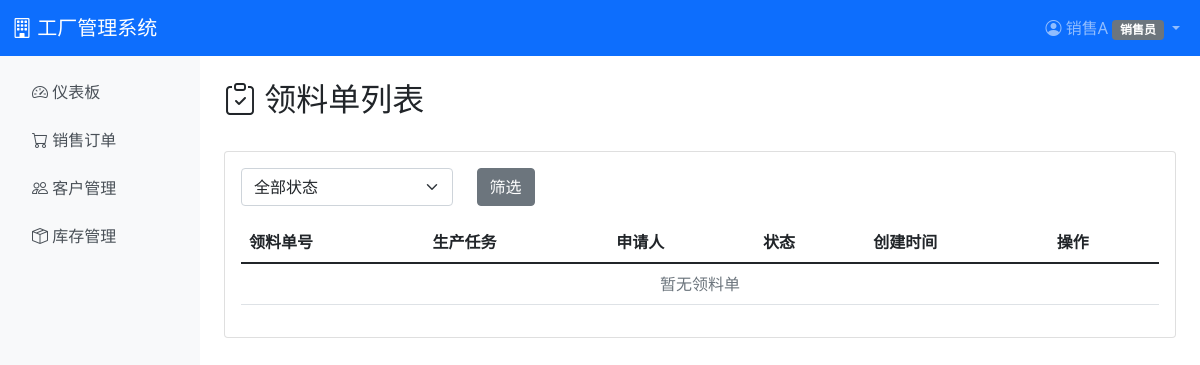
/production/requisitions/ (signed in), run on an earlier commit of the app's database.
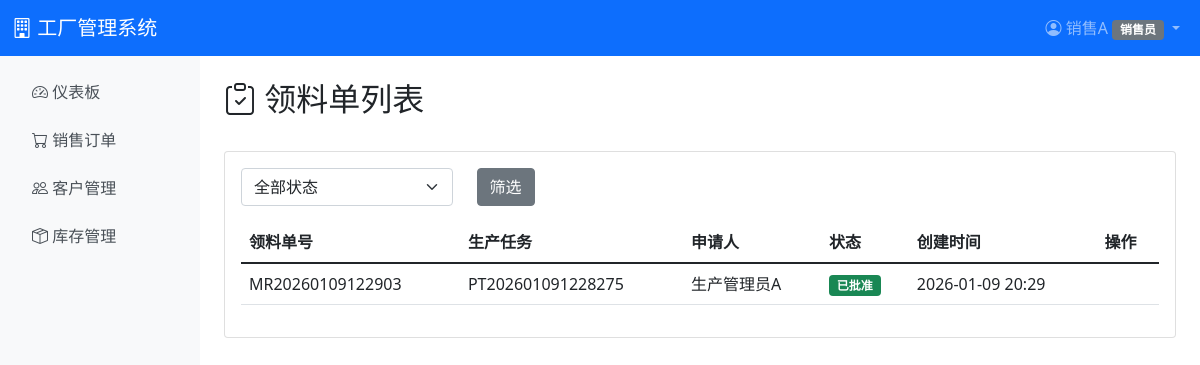
And on a later commit of the database.
### production/models.py (models this page shows, shortened)
class MaterialRequisition(models.Model):
    STATUS_CHOICES = [
        ('pending', '待审核'),
        ('approved', '已批准'),
        ('issued', '已发料'),
        ('cancelled', '已取消'),
    ]
    requisition_no = models.CharField(max_length=50, unique=True, verbose_name='领料单号')
    task = models.ForeignKey(ProductionTask, on_delete=models.CASCADE, related_name='material_requisitions', verbose_name='生产任务')
    status = models.CharField(max_length=20, choices=STATUS_CHOICES, default='pending', verbose_name='状态')
    requested_by = models.ForeignKey('auth.User', on_delete=models.PROTECT, related_name='requested_requisitions', verbose_name='申请人')
    approved_by = models.ForeignKey('auth.User', on_delete=models.SET_NULL, null=True, blank=True, related_name='approved_requisitions', verbose_name='审批人')
    approved_at = models.DateTimeField(null=True, blank=True, verbose_name='审批时间')
    issued_by = models.ForeignKey('auth.User', on_delete=models.SET_NULL, null=True, blank=True, related_name='issued_requisitions', verbose_name='发料人')
    issued_at = models.DateTimeField(null=True, blank=True, verbose_name='发料时间')
    created_at = models.DateTimeField(auto_now_add=True, verbose_name='创建时间')
    class Meta:
        verbose_name = '领料单'
        verbose_name_plural = '领料单'
        ordering = ['-created_at']

class ProductionTask(models.Model):
    STATUS_CHOICES = [
        ('pending', '待接收'),
        ('received', '已接收'),
        ('material_preparing', '备料中'),
        ('in_production', '生产中'),
        ('qc_checking', '质检中'),
        ('completed', '已完成'),
        ('cancelled', '已取消'),
    ]
    task_no = models.CharField(max_length=50, unique=True, verbose_name='任务单号')
    order = models.ForeignKey(SalesOrder, on_delete=models.CASCADE, related_name='production_tasks', verbose_name='关联订单')
    product = models.ForeignKey(Product, on_delete=models.PROTECT, verbose_name='产品')
    required_quantity = models.DecimalField(max_digits=10, decimal_places=2, validators=[MinValueValidator(0.01)], verbose_name='需求数量')
    completed_quantity = models.DecimalField(max_digits=10, decimal_places=2, default=0, verbose_name='完成数量')
    status = models.CharField(max_length=20, choices=STATUS_CHOICES, default='pending', verbose_name='状态')
    received_by = models.ForeignKey('auth.User', on_delete=models.SET_NULL, null=True, blank=True, related_name='received_tasks', verbose_name='接收人')
    received_at = models.DateTimeField(null=True, blank=True, verbose_name='接收时间')
    started_at = models.DateTimeField(null=True, blank=True, verbose_name='开始时间')
    completed_at = models.DateTimeField(null=True, blank=True, verbose_name='完成时间')
    remark = models.TextField(blank=True, verbose_name='备注')
    created_at = models.DateTimeField(auto_now_add=True, verbose_name='创建时间')
    updated_at = models.DateTimeField(auto_now=True, verbose_name='更新时间')
    class Meta:
        verbose_name = '生产任务单'
        verbose_name_plural = '生产任务单'
        ordering = ['-created_at']

### production/views.py (the view)
# urls.py: path('requisitions/', views.requisition_list, name='requisition_list'),
@login_required
@role_required('warehouse', 'ceo')
def requisition_list(request):
    requisitions = MaterialRequisition.objects.select_related('task', 'requested_by').all()
    status_filter = request.GET.get('status', '')
    if status_filter:
        requisitions = requisitions.filter(status=status_filter)
    context = {
        'requisitions': requisitions,
        'status_filter': status_filter,
    }
    return render(request, 'production/requisition_list.html', context)

### accounts/models.py (called while the page is built)
    def has_permission(self, permission_code):
        if self.role == 'ceo':
            return True
        role_permissions = self.get_role_default_permissions()
        if permission_code in role_permissions:
            return True
        return self.permissions.filter(code=permission_code).exists()

### accounts/templatetags/permission_tags.py (called while the page is built)
@register.filter
def has_permission(user, permission_code):
    if not user or not user.is_authenticated:
        return False
    try:
        profile = user.profile
        return profile.has_permission(permission_code)
    except AttributeError:
        return False

### templates/production/requisition_list.html (shortened to what this page needs)
{% extends 'base.html' %}
{% block content %}
<div class="d-flex justify-content-between align-items-center mb-4">
    <h2><i class="bi bi-clipboard-check"></i> 领料单列表</h2>
</div>
<div class="card">
    <div class="card-body">
        <form method="get" class="mb-3">
            <div class="row">
                <div class="col-md-3">
                    <select name="status" class="form-select">
                        <option value="">全部状态</option>
                    </select>
                </div>
                <div class="col-md-2">
                    <button type="submit" class="btn btn-secondary">筛选</button>
                </div>
            </div>
        </form>
        <div class="table-responsive">
            <table class="table table-hover">
                <thead>
                    <tr>
                        <th>领料单号</th>
                        <th>生产任务</th>
                        <th>申请人</th>
                        <th>状态</th>
                        <th>创建时间</th>
                        <th>操作</th>
                    </tr>
                </thead>
                <tbody>
                    {% for req in requisitions %}
                    <tr>
                        <td>{{ req.requisition_no }}</td>
                        <td>{{ req.task.task_no }}</td>
                        <td>{{ req.requested_by.username }}</td>
                        <td>
                            {% if req.status == 'pending' %}
                            <span class="badge bg-warning">待审核</span>
                            {% elif req.status == 'approved' %}
                            <span class="badge bg-success">已批准</span>
                            {% elif req.status == 'issued' %}
                            <span class="badge bg-info">已发料</span>
                            {% endif %}
                        </td>
                        <td>{{ req.created_at|date:"Y-m-d H:i" }}</td>
                        <td>
                        </td>
                    </tr>
                    {% empty %}
                    <tr>
                        <td colspan="6" class="text-center text-muted">暂无领料单</td>
                    </tr>
                    {% endfor %}
                </tbody>
            </table>
        </div>
    </div>
</div>
{% endblock %}

What changed in the data, as far as the page shows it:
added MaterialRequisition: requisition_no "MR20260109122903", task.task_no "PT202601091228275", requested_by.username "生产管理员A", status "已批准", created_at "2026-01-09 20:29"
Also different on the page:
text no longer shown: "暂无领料单"
